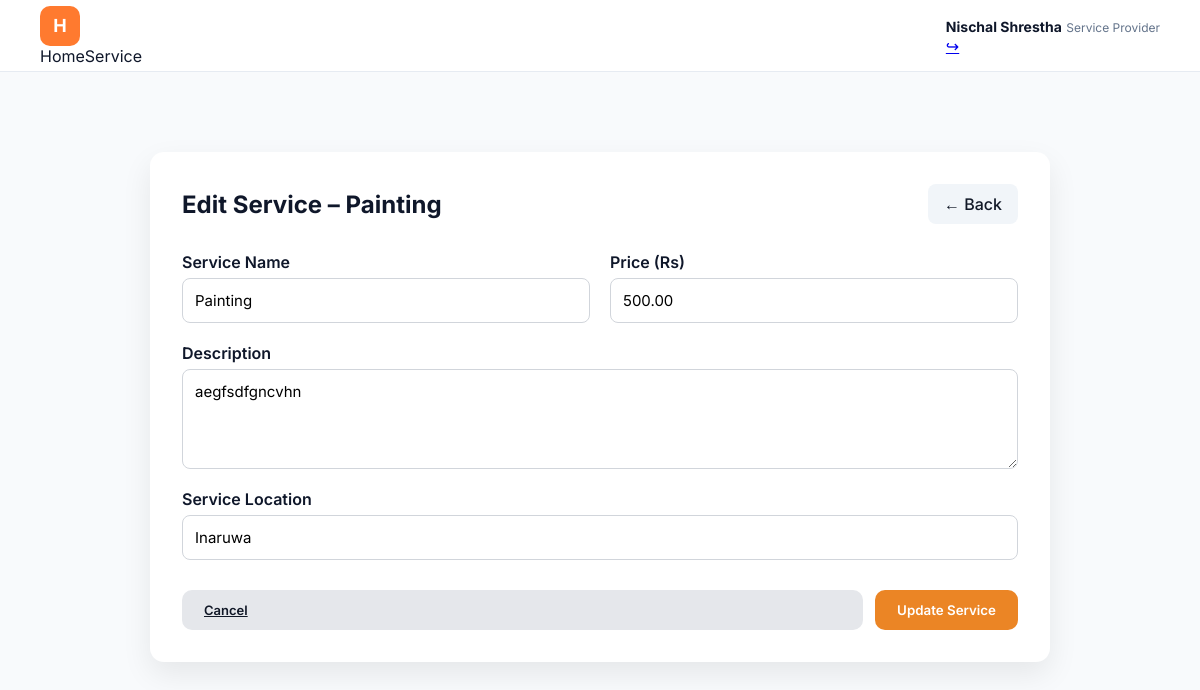
/booking/provider/services/edit/3/ (signed in), run on the app's committed database.
### booking/models.py (models this page shows, shortened)
class Service(models.Model):
    provider = models.ForeignKey(
        Profile,
        on_delete=models.CASCADE,
        related_name="services"
    )
    name = models.CharField(max_length=100)
    description = models.TextField()
    category = models.CharField(
        max_length=50,
        choices=CATEGORY_CHOICES
    )
    price = models.DecimalField(
        max_digits=10,
        decimal_places=2,
        default=0.00
    )
    location = models.CharField(
        max_length=255,
        null=True,
        blank=True
    )
    is_active = models.BooleanField(default=True)
    created_at = models.DateTimeField(auto_now_add=True)

### booking/views.py (the view, shortened to what this page needs)
# urls.py: path("provider/services/edit/<int:service_id>/", views.edit_service, name="edit_service"),
@login_required
def edit_service(request, service_id):
    service = get_object_or_404(
        Service,
        id=service_id,
        provider=request.user.profile
    )
    return render(request, "booking/edit_service.html", {
        "service": service
    })

### booking/templates/booking/edit_service.html (shortened to what this page needs)
{% load static %}
<!DOCTYPE html>
<html lang="en">
<head>
    <link rel="stylesheet" href="{% static 'account/css/dashboard.css' %}">
    <link rel="stylesheet" href="{% static 'booking/css/provider_services.css' %}">
</head>
<body>
<header class="navbar">
    <div class="logo">
        <div class="logo-box">H</div>
        <span>HomeService</span>
    </div>
    <div class="user-info">
        <div class="user-text">
            <strong>{{ request.user.first_name }}</strong>
            <span>Service Provider</span>
        </div>
        <a href="{% url 'logout' %}" class="logout">↪</a>
    </div>
</header>
<main class="container">
    <div class="edit-wrapper">
        <div class="edit-header">
            <h2>Edit Service – {{ service.name }}</h2>
            <a href="{% url 'provider_services' %}" class="back-btn">← Back</a>
        </div>
        <form method="post">
            <div class="form-grid">
                <div class="form-group">
                    <label>Service Name</label>
                    <input type="text" name="name" value="{{ service.name }}" required>
                </div>
                <div class="form-group">
                    <label>Price (Rs)</label>
                    <input type="number" name="price" value="{{ service.price }}" required>
                </div>
                <div class="form-group full">
                    <label>Description</label>
                    <textarea name="description" required>{{ service.description }}</textarea>
                </div>
                <div class="form-group full">
                    <label>Service Location</label>
                    <input type="text" name="location" value="{{ service.location }}">
                </div>
            </div>
            <div class="form-actions">
                <a href="{% url 'provider_services' %}" class="btn-secondary">Cancel</a>
                <button type="submit" class="btn-primary">Update Service</button>
            </div>
        </form>
    </div>
</main>
</body>
</html>

### account/static/account/css/dashboard.css (style rules this page uses)
* { margin: 0; padding: 0; box-sizing: border-box; font-family: 'Inter', sans-serif; }
body { background: #f8fafc; color: #0f172a; }
.navbar { height: 72px; padding: 0 40px; background: #fff; border-bottom: 1px solid #e6ebf2; display: flex; align-items: center; justify-content: space-between; }
.logo-box { width: 40px; height: 40px; background: #ff7a2f; color: #fff; font-weight: 700; font-size: 18px; border-radius: 10px; display: flex; align-items: center; justify-content: center; }
.user-text strong { font-size: 14px; }
.user-text span { font-size: 12px; color: #64748b; }
.container { padding: 40px; }
.btn-secondary { flex: 1; padding: 10px 16px; background: #f1f5f9; border: 1px solid #cbd5e1; border-radius: 8px; font-size: 13px; font-weight: 600; color: #0f172a; cursor: pointer; transition: all 0.2s ease; }

### booking/templates/booking/edit_service.html (style rules this page uses)
.edit-wrapper { max-width: 900px; margin: 40px auto; background: #fff; border-radius: 14px; padding: 32px; box-shadow: 0 12px 30px rgba(0,0,0,0.08); }
.edit-header { display: flex; justify-content: space-between; align-items: center; margin-bottom: 28px; }
.edit-header h2 { font-size: 24px; font-weight: 700; margin: 0; }
.back-btn { text-decoration: none; padding: 10px 16px; border-radius: 8px; background: #f1f5f9; color: #111827; font-weight: 500; }
.form-grid { display: grid; grid-template-columns: 1fr 1fr; gap: 20px; }
.form-group { display: flex; flex-direction: column; }
.form-group.full { grid-column: span 2; }
label { font-weight: 600; margin-bottom: 6px; }
input, textarea { padding: 12px; border-radius: 8px; border: 1px solid #d1d5db; font-size: 15px; }
textarea { resize: vertical; min-height: 100px; }
.form-actions { margin-top: 30px; display: flex; justify-content: flex-end; gap: 12px; }
.btn-primary { background: #eb8525ff; color: white; border: none; padding: 12px 22px; border-radius: 10px; font-weight: 600; cursor: pointer; }
.btn-secondary { background: #e5e7eb; color: #111827; border: none; padding: 12px 22px; border-radius: 10px; font-weight: 600; cursor: pointer; }

### data on the page
Service: name "Painting", price "500.00", description "aegfsdfgncvhn", location "Inaruwa"

### other printed values
{{ request.user.first_name }} "Nischal Shrestha"
